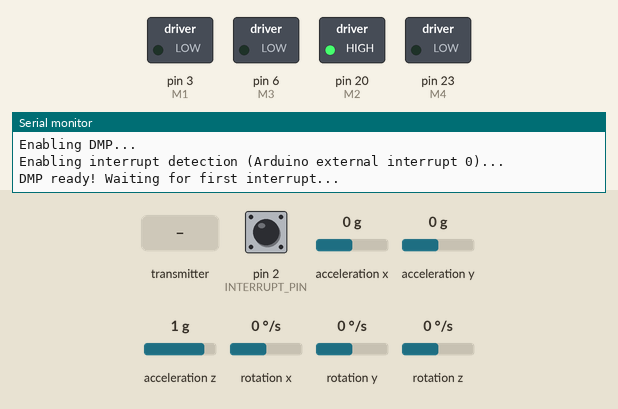
This sketch was run on a simulated Arduino Mega 2560, built with avr-gcc and run on an emulated ATmega2560. Parts: switched loads named in the sketch (green lamp = pin HIGH), the last lines printed to the serial monitor. Inputs (shaded band) come from the test bench; at power-on: pin 2 (INTERRUPT_PIN) LOW, acceleration x 0 g, acceleration y 0 g, acceleration z 1 g, rotation x 0 °/s, rotation y 0 °/s, rotation z 0 °/s. The sensor or clock chip raises its interrupt line as the real part does; no radio packets arrive unless stated.

Above: at 1.9 s.
2.0 s: the transmitter starts sending yaw = 0
At 6.4 s:
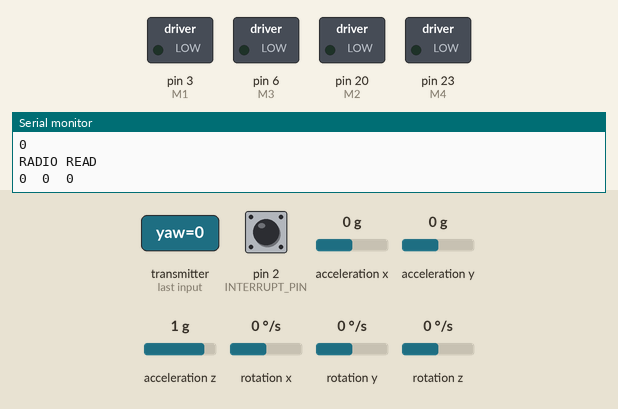
Timing chart, 0 to 7.9 s (numbered marks = the images above; inputs shaded):
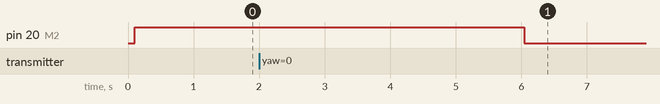

The sketch:

combo_v2_teensy.ino.ino
```cpp
#include "I2Cdev.h"
#include "MPU6050_6Axis_MotionApps20.h"
#if I2CDEV_IMPLEMENTATION == I2CDEV_ARDUINO_WIRE
#include "Wire.h"
#endif
MPU6050 mpu;
//MPU6050 mpu(0x69); // <-- use for AD0 high
#define OUTPUT_READABLE_YAWPITCHROLL

#include <SPI.h>
#include "nRF24L01.h"
#include "RF24.h"


#define INTERRUPT_PIN 2  // use pin 2 on Arduino Uno & most boards
bool blinkState = false;

// MPU control/status vars
bool dmpReady = false;  // set true if DMP init was successful
uint8_t mpuIntStatus;   // holds actual interrupt status byte from MPU
uint8_t devStatus;      // return status after each device operation (0 = success, !0 = error)
uint16_t packetSize;    // expected DMP packet size (default is 42 bytes)
uint16_t fifoCount;     // count of all bytes currently in FIFO
uint8_t fifoBuffer[64]; // FIFO storage buffer

// orientation/motion vars
Quaternion q;           // [w, x, y, z]         quaternion container
VectorInt16 aa;         // [x, y, z]            accel sensor measurements
VectorInt16 aaReal;     // [x, y, z]            gravity-free accel sensor measurements
VectorInt16 aaWorld;    // [x, y, z]            world-frame accel sensor measurements
VectorFloat gravity;    // [x, y, z]            gravity vector
float euler[3];         // [psi, theta, phi]    Euler angle container
float ypr[3];           // [yaw, pitch, roll]   yaw/pitch/roll container and gravity vector
// ================================================================
// ===                        PID SETUP                         ===
// ================================================================

float yawKp = 4;
float pitchKp = 1;
float rollKp = 1;


float yawKd = 1;
float pitchKd = 30;
float rollKd = 30;


float yawKi = 0.1;
float pitchKi = 0.1;
float rollKi = 0.1;

long counter = 0;


// ================================================================
// ===               INTERRUPT DETECTION ROUTINE                ===
// ================================================================

volatile bool mpuInterrupt = false;     // indicates whether MPU interrupt pin has gone high
void dmpDataReady() {
  mpuInterrupt = true;
}

// ================================================================
// ===               MOTION VARIABLES                           ===
// ================================================================
short iYaw[101], iPitch[101], iRoll[101];
int motor1 = 0, motor2 = 0, motor3 = 0, motor4 = 0, M1 = 3, M2 = 20, M3 = 6, M4 = 23;
int vehicle_yaw = 0, vehicle_pitch = 0, vehicle_roll = 0, prevYawErr, prevPitchErr, prevRollErr, currYawErr, currPitchErr, currRollErr;
int yaw_output, pitch_output, roll_output;
long yawSum = 0, pitchSum = 0, rollSum = 0;
int n_thr = 0, n_pitch = 0, n_roll = 0, n_yaw = 0;
int armed = 0;


// ================================================================
// ===                        RADIO SETUP                       ===
// ================================================================


int yaw, pitch, roll, rb, lb, throttle;
struct tx_packet
{
    int yaw, pitch, roll, throttle, r_button, l_button;
    byte device_ID, target_ID, packet_type;
    float rollKp, pitchKp, rollKd, pitchKd;
}tp1;

struct telem_packet
{
  int yaw, pitch, roll, armed;
  byte vehicle_id;
  long timestamp;
} telem_p1;


RF24 radio(9,10);
//
// Topology
//

// Radio pipe addresses for the 2 nodes to communicate.
const uint64_t pipes[2] = { 0xF0F0F0F0E1LL, 0xF0F0F0F0D2LL };


// The various roles supported by this sketch
typedef enum { role_ping_out = 1, role_pong_back } role_e;

// The debug-friendly names of those roles
const char* role_friendly_name[] = { "invalid", "Ping out", "Pong back"};

// The role of the current running sketch
role_e role = role_pong_back;
long count = 0;


// ================================================================
// ===                      INITIAL SETUP                       ===
// ================================================================

void setup() {

  pinMode(M1, OUTPUT);
  pinMode(M2, OUTPUT);
  pinMode(M3, OUTPUT);
  pinMode(M4, OUTPUT);
  analogWrite(M1, 0);
  analogWrite(M2, 0);
  analogWrite(M3, 0);
  analogWrite(M4, 0);
  delay(100);

  // put your setup code here, to run once:
    for(int i=0; i<101;i++)
    {
      iYaw[i] = 0;
      iPitch[i] = 0;
      iRoll[i] = 0;
    }
    // join I2C bus (I2Cdev library doesn't do this automatically)
    #if I2CDEV_IMPLEMENTATION == I2CDEV_ARDUINO_WIRE
        Wire.begin();
        Wire.setClock(400000); // 400kHz I2C clock. Comment this line if having compilation difficulties
    #elif I2CDEV_IMPLEMENTATION == I2CDEV_BUILTIN_FASTWIRE
        Fastwire::setup(400, true);
    #endif

    // initialize serial communication
    // (115200 chosen because it is required for Teapot Demo output, but it's
    // really up to you depending on your project)
    Serial.begin(115200);

    radio.begin();
    radio.setRetries(20,6);
    delay(100);
    radio.startListening();
    radio.openWritingPipe(pipes[0]);
    radio.openReadingPipe(1,pipes[1]);


    while (!Serial); // wait for Leonardo enumeration, others continue immediately
    mpu.initialize();
    pinMode(INTERRUPT_PIN, INPUT);
    Serial.println(F("Testing device connections..."));
    Serial.println(mpu.testConnection() ? F("MPU6050 connection successful") : F("MPU6050 connection failed"));
    devStatus = mpu.dmpInitialize();

    // supply your own gyro offsets here, scaled for min sensitivity
    mpu.setXGyroOffset(220);
    mpu.setYGyroOffset(76);
    mpu.setZGyroOffset(-85);
    mpu.setZAccelOffset(1788); // 1688 factory default for my test chip

    // make sure it worked (returns 0 if so)
    if (devStatus == 0) {
        // turn on the DMP, now that it's ready
        Serial.println(F("Enabling DMP..."));
        mpu.setDMPEnabled(true);

        // enable Arduino interrupt detection
        Serial.print(F("Enabling interrupt detection (Arduino external interrupt "));
        Serial.print(digitalPinToInterrupt(INTERRUPT_PIN));
        Serial.println(F(")..."));
        attachInterrupt(digitalPinToInterrupt(INTERRUPT_PIN), dmpDataReady, RISING);
        mpuIntStatus = mpu.getIntStatus();

        // set our DMP Ready flag so the main loop() function knows it's okay to use it
        Serial.println(F("DMP ready! Waiting for first interrupt..."));
        dmpReady = true;

        // get expected DMP packet size for later comparison
        packetSize = mpu.dmpGetFIFOPacketSize();
    } else {
        // ERROR!
        // 1 = initial memory load failed
        // 2 = DMP configuration updates failed
        // (if it's going to break, usually the code will be 1)
        Serial.print(F("DMP Initialization failed (code "));
        Serial.print(devStatus);
        Serial.println(F(")"));
    }
}


void read_radio()
{
  if ( radio.available() )
  {
    Serial.println("RADIO READ");
    unsigned long got_time;
    bool done = false;
    while (!done)
    {
      // Fetch the payload, and see if this was the last one.
      done = radio.read( &tp1, sizeof(tp1) );

      yaw = tp1.yaw;
      pitch = tp1.pitch;
      roll = tp1.roll;
      throttle = tp1.throttle;
      lb = tp1.l_button;
      rb = tp1.r_button;
      rollKp = tp1.rollKp;
      pitchKp=tp1.pitchKp;
      rollKd = tp1.rollKd;
      pitchKd=tp1.pitchKd;
      /*READ RADIO COMMANDS

      // Spew it
      Serial.print(tp1.throttle);Serial.print("  ");
      Serial.print(tp1.yaw);Serial.print("  ");
      Serial.print(tp1.l_button);Serial.print("\t");
      Serial.print(tp1.pitch);Serial.print("  ");
      Serial.print(tp1.roll);Serial.print("  ");
      Serial.print(tp1.r_button); Serial.print("\t");
    */
  }

    telem_p1.yaw = vehicle_yaw;
    telem_p1.pitch = vehicle_pitch;
    telem_p1.roll = vehicle_roll;
    telem_p1.armed = armed;
    telem_p1.vehicle_id = 1;

    Serial.print(telem_p1.yaw); Serial.print("\t");
    Serial.print(telem_p1.pitch); Serial.print("\t");
    Serial.print(telem_p1.roll); Serial.println("\t");

    // First, stop listening so we can talk
    radio.stopListening();
    delay(5);
    radio.write( &telem_p1, sizeof(telem_p1));
    //Serial.println("POSE WRITTEN");
    // Now, resume listening so we catch the next packets.
    radio.startListening();
    if(rb==1 && lb==1)
    {
      Serial.println("CHANGING ARM STATUS");
      armed=!armed;
    }
    while(radio.available())
    {
      radio.read( &tp1, sizeof(tp1) );
    }
  }
}


void read_pose()
{
  // get current FIFO count
    fifoCount = mpu.getFIFOCount();
    // otherwise, check for DMP data ready interrupt (this should happen frequently)

    if (fifoCount > 0) {
        // wait for correct available data length, should be a VERY short wait
        while (fifoCount < packetSize) fifoCount = mpu.getFIFOCount();

        // read a packet from FIFO
        mpu.getFIFOBytes(fifoBuffer, packetSize);
        // display Euler angles in degrees
        mpu.dmpGetQuaternion(&q, fifoBuffer);
        mpu.dmpGetGravity(&gravity, &q);
        mpu.dmpGetYawPitchRoll(ypr, &q, &gravity);
        vehicle_yaw = ypr[0]* 180 / M_PI;
        vehicle_pitch = ypr[1]* 180 / M_PI;
        vehicle_roll = ypr[2]* 180 / M_PI;
        Serial.print(vehicle_yaw);Serial.print("\t");Serial.print(vehicle_pitch);Serial.print("\t");Serial.println(vehicle_roll);
        Serial.print(armed); Serial.println("\t");
        mpu.resetFIFO();
    }
}

void PID_compute_output()
{
  if (armed == 1)
  {
    n_thr = map(throttle, 0, 1023, 10, 130);
    n_roll = map(roll, -512, 512, -30, 30);
    n_pitch = map(pitch, -512, 512, -30, 30);
    n_yaw = map(yaw, -512, 512, -90, 90);

    prevYawErr = currYawErr;
    prevPitchErr = currPitchErr;
    prevRollErr = currRollErr;


    currYawErr = vehicle_yaw - n_yaw;
    currPitchErr = vehicle_pitch - n_pitch;
    currRollErr = vehicle_roll - n_roll;
    yawSum = 0;
    pitchSum = 0;
    rollSum = 0;
    for (int i = 1; i < 100; i++)
    {
      n_thr = map(throttle, 0, 1023, 60, 200);
      n_roll = map(roll, -512, 512, -30, 30);
      n_pitch = map(pitch, -512, 512, -30, 30);
      n_yaw = map(yaw, -530, 510, -30, 30);

      prevYawErr = currYawErr;
      prevPitchErr = currPitchErr;
      prevRollErr = currRollErr;


      currYawErr = vehicle_yaw - n_yaw;
      currPitchErr = vehicle_pitch - n_pitch;
      currRollErr = vehicle_roll - n_roll;
      //Uncomment the following to use integral
      /*
      yawSum =0;
      pitchSum=0;
      rollSum=0;

      for (int i = 1; i<100; i++)
      {
        iYaw[i] = iYaw[i+1];
        iPitch[i] = iPitch[i+1];
        iRoll[i] = iRoll[i+1];
        yawSum +=iYaw[i];
        pitchSum +=iPitch[i];
        rollSum +=iRoll[i];
      }
      iYaw[100] = currYawErr;
      iPitch[100] = currPitchErr;
      iRoll[100] = currRollErr;

      int intYaw = constrain(yawSum, -1000, 1000);
      int intPitch = constrain(pitchSum, -800, 800);
      int intRoll = constrain(rollSum, -800, 800);
      //Serial.print(intYaw);Serial.print("\t");Serial.print(intPitch);Serial.print("\t");Serial.println(intRoll);

      yaw_output = -yawKp*n_yaw +yawKi*intYaw;
      pitch_output = pitchKp*currPitchErr + pitchKd*(currPitchErr-prevPitchErr)  +pitchKi*intPitch;
      roll_output = rollKp*currRollErr + rollKd*(currRollErr-prevRollErr) +rollKi*intRoll;
      */

      //Use this without Ki
      yaw_output = -yawKp*n_yaw;//+yawKi*intYaw;
      pitch_output = pitchKp*currPitchErr + pitchKd*(currPitchErr-prevPitchErr);
      roll_output = rollKp*currRollErr + rollKd*(currRollErr-prevRollErr);
    }
    iYaw[100] = currYawErr;
    iPitch[100] = currPitchErr;
    iRoll[100] = currRollErr;

    int intYaw = constrain(yawSum, -1000, 1000);
    int intPitch = constrain(pitchSum, -800, 800);
    int intRoll = constrain(rollSum, -800, 800);
    //Serial.print(intYaw);Serial.print("\t");Serial.print(intPitch);Serial.print("\t");Serial.println(intRoll);
    yaw_output = yawKp * currYawErr + yawKd * prevYawErr + yawKi * intYaw;
    pitch_output = pitchKp * currPitchErr + pitchKd * prevPitchErr + pitchKi * intPitch;
    roll_output = rollKp * currRollErr + rollKd * prevRollErr + rollKi * intRoll;
  }
}

void write_to_motors()
{
// FOR CONTROL WITH YAW
  motor1 = n_thr - yaw_output - pitch_output + roll_output;
  motor2 = n_thr - yaw_output + pitch_output - roll_output;
  motor3 = n_thr + yaw_output - pitch_output - roll_output;
  motor4 = n_thr + yaw_output + pitch_output + roll_output;


//FOR CONTROL WITHOUT YAW
/*

  motor1 = n_thr - pitch_output + roll_output;
  motor2 = n_thr + pitch_output - roll_output;
  motor3 = n_thr - pitch_output - roll_output;
  motor4 = n_thr + pitch_output + roll_output;
*/
  if(armed == 1)
  {

    motor1 = constrain(motor1, 10, 130);
    motor2 = constrain(motor2, 10, 130);
    motor3 = constrain(motor3, 10, 130);
    motor4 = constrain(motor4, 10, 130);

//     motor1 = constrain(motor1, 50, 254);
//     motor2 = constrain(motor2, 50, 254);
//     motor3 = constrain(motor3, 50, 254);
//     motor4 = constrain(motor4, 50, 254);

  }
  else if (armed == 0)
  {
    motor1 = 0;
    motor2 = 0;
    motor3 = 0;
    motor4 = 0;
  }
  analogWrite(M1, motor1);
  analogWrite(M2, motor2);
  analogWrite(M3, motor3);
  analogWrite(M4, motor4);
  //Serial.print(motor1);Serial.print("\t");Serial.print(motor2);Serial.print("\t"); Serial.print(motor3);Serial.print("\t");Serial.println(motor4);
}


void loop() {
  // put your main code here, to run repeatedly:
  if (millis() <= 6000)
  {
    delay(100);
    mpu.resetFIFO();
    yawSum = 0;
    pitchSum = 0;
    rollSum = 0;
  }
  else
  {
    read_radio();

    read_pose();
    PID_compute_output();
    //Serial.println("PID COMPUTED");
    write_to_motors();


    //Serial.println("-------------------------------");
    delay(5);
  //Serial.print(millis());Serial.print("\t"); Serial.println(counter);
  //counter++;
  }

}
```
